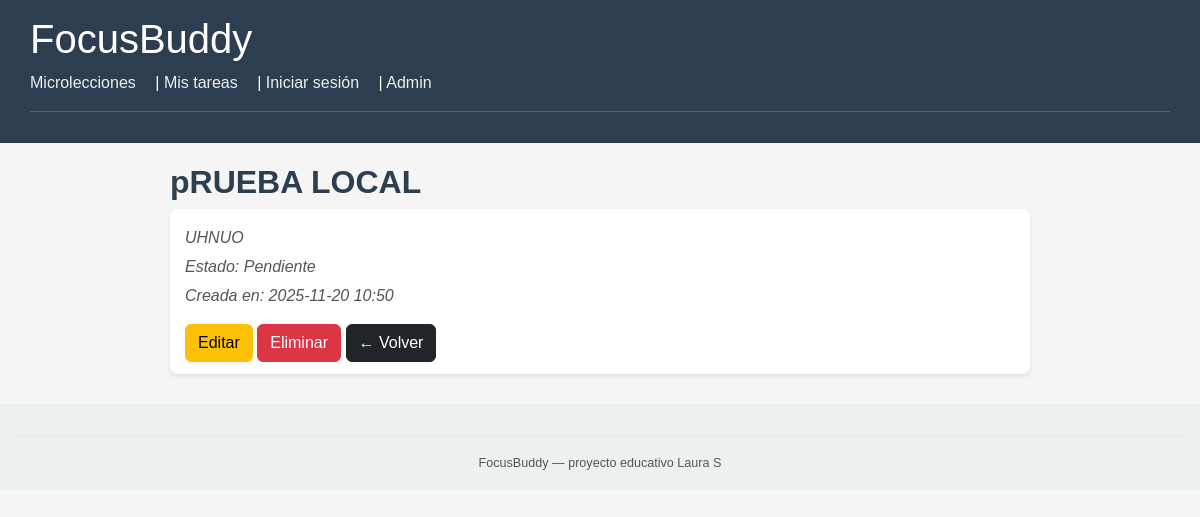
The app's page /tareas/15/ with its own data.
### core/models.py (models this page shows, shortened)
class Tarea(models.Model):
    usuario = models.ForeignKey(
        Usuario,
        on_delete=models.CASCADE,
        related_name='tareas',
        null=True,
        blank=True
    )
    titulo = models.CharField(max_length=200)
    descripcion = models.TextField(blank=True)
    minutos_estimados = models.PositiveIntegerField(default=25)
    completada = models.BooleanField(default=False)
    creada_en = models.DateTimeField(auto_now_add=True)

### core/views.py (the view)
# urls.py: path('tareas/<int:tarea_id>/', views.DetalleTareaView.as_view(), name='detalle_tarea'),
class DetalleTareaView(DetailView):
    model = Tarea
    template_name = 'core/detalle_tarea.html'
    pk_url_kwarg = 'tarea_id'

### core/templates/core/detalle_tarea.html
{% extends "core/base.html" %}
{% block content %}
<h2>{{ tarea.titulo }}</h2>
<li style="list-style: none;">
<p>{{ tarea.descripcion }}</p>
<p>
  Estado:
  {% if tarea.completada %}
    ✔ Completada
  {% else %}
    Pendiente
  {% endif %}
</p>
<p>Creada en: {{ tarea.creada_en|date:"Y-m-d H:i" }}</p>
<div class="mt-3">
  <a href="{% url 'core:editar_tarea' tarea.id %}" class="btn btn-warning">Editar</a>
  <a href="{% url 'core:eliminar_tarea' tarea.id %}" class="btn btn-danger">Eliminar</a>
  <a href="{% url 'core:lista_tareas' %}" class="btn btn-dark">← Volver</a>
</div>
</li>
{% endblock %}

### core/static/core/style.css (style rules this page uses)
body { font-family: 'Arial', sans-serif; background-color: #f5f5f5; color: #333; margin: 0; padding: 0; }
h2, h3 { color: #2c3e50; font-weight: bold; }
li { background-color: #ffffff; padding: 12px 15px; margin-bottom: 12px; border-radius: 8px; box-shadow: 0 2px 4px rgba(0,0,0,0.1); }
li p { margin: 5px 0 0 0; }
p { font-style: italic; color: #555; }

### records on screen
Tarea: titulo "pRUEBA LOCAL", descripcion "UHNUO", creada_en "2025-11-20 10:50"
